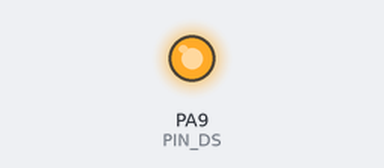
This sketch was run on a simulated STM32 Blue Pill. Parts: output pins drawn as LEDs (lit = HIGH). Pins used as bus, display or sensor lines are not drawn.

Above: at 0.1 s.
Timing chart, 0 to 1.6 s (numbered marks = the images above):
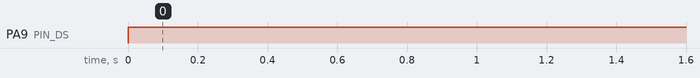

The sketch:

74HC595N_test.ino
```cpp
// SN74HC595N Register Example
#define PIN_DS PA9   //pin 14  75HC595 and D8
#define PIN_STCP PC7  //pin 12  75HC595 and D9
#define PIN_SHCP PB6 //pin 11  75HC595 and D10

#define numberOf74hc595 1
#define numOfRegisterPins numberOf74hc595 * 8
boolean registers[numOfRegisterPins];

void setup(){
  pinMode(PIN_DS, OUTPUT);
  pinMode(PIN_STCP, OUTPUT);
  pinMode(PIN_SHCP, OUTPUT);
  clearRegisters();
  writeRegisters();
}

void clearRegisters(){
  for(int i = numOfRegisterPins - 1; i >=  0; i--){
     registers[i] = LOW;
  }
}

void writeRegisters(){
  digitalWrite(PIN_STCP, LOW);
  for(int i = numOfRegisterPins - 1; i >=  0; i--){
    digitalWrite(PIN_SHCP, LOW);
    int val = registers[i];
    digitalWrite(PIN_DS, val);
    digitalWrite(PIN_SHCP, HIGH);
  }
  digitalWrite(PIN_STCP, HIGH);
}

void setRegisterPin(int index, int value){
  registers[index] = value;
}

void loop(){
  setRegisterPin(0, HIGH);
  setRegisterPin(1, HIGH);
  setRegisterPin(2, HIGH);
  setRegisterPin(3, HIGH);
  setRegisterPin(4, HIGH);
  setRegisterPin(5, HIGH);
  setRegisterPin(6, HIGH);
  setRegisterPin(7, HIGH);
  writeRegisters();
}
```

Measured:
- by itself, PA9 (PIN_DS): LOW → HIGH at 0.00 s
